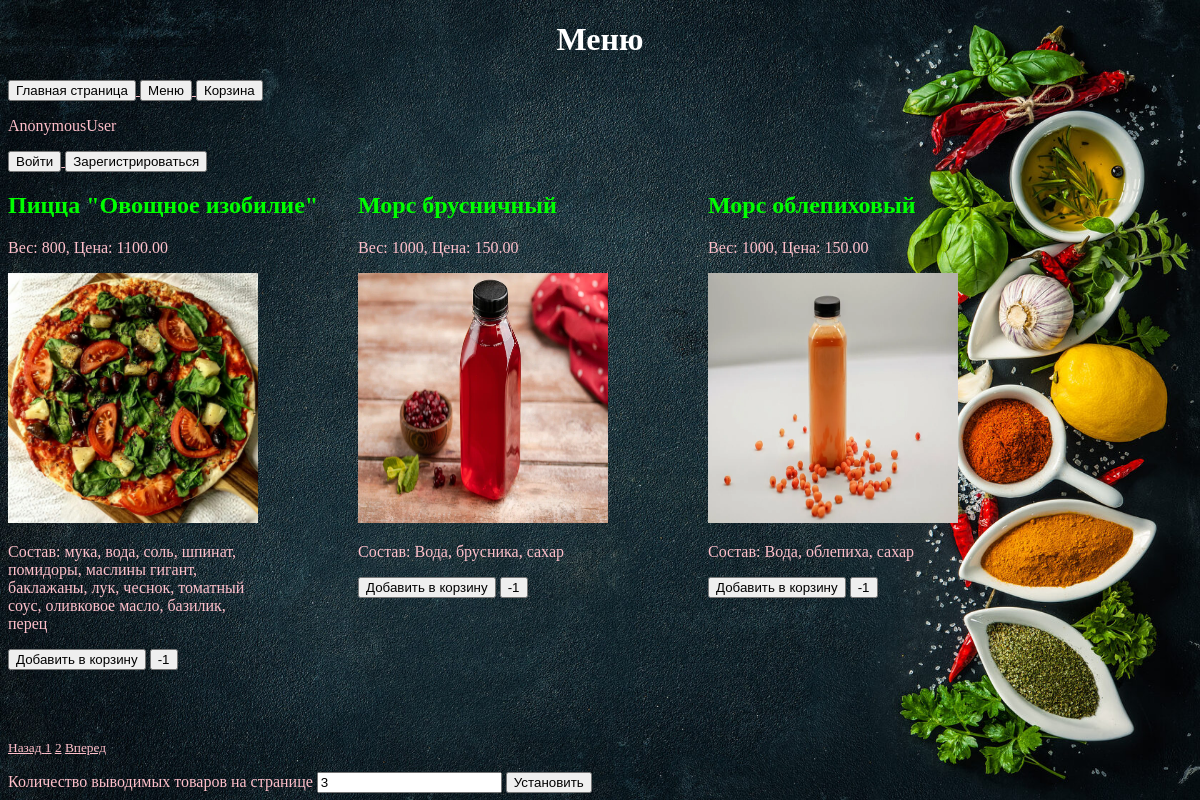
/menu/?page=2, run on the app's committed database.
### appFood/models.py (models this page shows, shortened)
class Menu(models.Model):
    name_food = models.CharField(max_length=30)
    category = models.ForeignKey('Category', on_delete=models.PROTECT)
    weight_gr = models.IntegerField()
    price = models.DecimalField(max_digits=50000, decimal_places=2)
    ingredients = models.TextField()
    image = models.CharField(max_length=200)
    time_create = models.DateTimeField(auto_created=True)
    time_update = models.DateTimeField(auto_now_add=True)

### appFood/views.py (the view, shortened to what this page needs)
# urls.py: path('menu/', views.menu),
def menu(request):
    title = 'Меню'
    global k
    global basket_list
    menus = Menu.objects.all().order_by('id')
    paginator = Paginator(menus, k)
    page_number = request.GET.get('page')
    page_obj = paginator.get_page(page_number)
    context = {
        'title': title,
        'page_obj': page_obj,
        'k': k,
        'basket_list': basket_list,
    }
    return render(request, 'menu.html', context)

### templates/menu.html (shortened to what this page needs)
{% extends "base.html" %}
{% load static %}
{% block pagename %}
<h1>{{ title }}</h1>
{% endblock %}
{% block content %}
<div id="main">
    {% for menu in page_obj %}
    <div>
        <h2>{{ menu.name_food }}</h2>
        <p>Вес: {{ menu.weight_gr }}, Цена: {{ menu.price }}</p>
        <img src='{% static menu.image %}' style="width: 250px; height: 250px;">
        <p style="width: 250px">Состав: {{ menu.ingredients }}</p>
        <form method="post">
            <button type="submit" name="add">Добавить в корзину</button>
            <button type="submit" name="del">-1</button>
        </form>
    </div>
    {% endfor %}
</div>
<div class="pagination">
    {% if page_obj.has_other_pages %}
    <p><small>
        <nav aria-label="Page navigation">
            {% if page_obj.has_previous %}
            <a class="page-link" href="?page={{ page_obj.previous_page_number }}" aria-label="Previous">
                <span aria-hidden="true">Назад</span>
            </a>
            {% else %}
            <a class="page-link" href="#" aria-label="Previous">
                <span aria-hidden="true">Назад</span>
            </a>
            {% endif %}
            {% for i in page_obj.paginator.page_range %}
            {% if page.obj.number == i %}
            <a class="page-link" href="#">{{ i }}</a>
            {% else %}
            <a class="page-link" href="?page={{ i }}">{{ i }}</a>
            {% endif %}
            {% endfor %}
            {% if page_obj.has_next %}
            <a class="page-link" href="?page={{ page_obj.next_page_number }}" aria-label="Next">
                <span aria-hidden="true">Вперед</span>
            </a>
            {% else %}
            <a class="page-link" href="#" aria-label="Next">
                <span aria-hidden="true">Вперед</span>
            </a>
            {% endif %}
        </nav>
        {% endif %}
    </small></p>
    <form method="post">
        <label for="k">Количество выводимых товаров на странице</label>
        <input type="number" id="k" name="k" maxlength="2" value="{{ k }}" required>
        <button type="submit" name="pag">Установить</button>
    </form>
</div>
{% endblock %}

### static/style12.css (style rules this page uses)
h1 { text-align: center; color: #FFFFFF; }
p { text-align: left; color: #FFC0CB; }
a { text-align: left; color: #FFC0CB; }
html { background-image: url(fon1.jpg); background-repeat: no-repeat; background-position: center center; background-attachment: fixed; -webkit-background-size: cover; -moz-background-size: cover; -o-background-size: cover; background-size: cover; }
form { text-align: left; color: #FFC0CB; }
body { text-align: left; color: #FFC0CB; }
div { text-align: left; color: #00FF00; }
#main { width: 1200px; overflow: hidden; }
#main>div { width: 350px; height: 550px; display: inline-block; float:left; }

### data on the page
Menu: name_food "Пицца \"Овощное изобилие\"", weight_gr "800", price "1100.00", image (picture), ingredients "мука, вода, соль, шпинат, помидоры, маслины гигант, баклажаны, лук, чеснок, томатный соус, оливковое масло, базилик, перец"
Menu: name_food "Морс брусничный", weight_gr "1000", price "150.00", image (picture), ingredients "Вода, брусника, сахар"
Menu: name_food "Морс облепиховый", weight_gr "1000", price "150.00", image (picture), ingredients "Вода, облепиха, сахар"

### other printed values
{{ title }} "Меню"
{{ user }} "AnonymousUser"
{{ i }} "1" "2"
